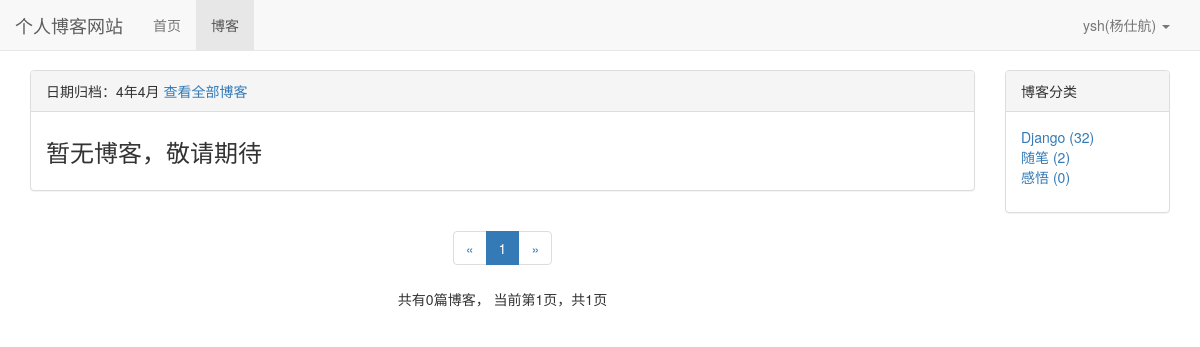
Screenshot of /blog/date/4/4 (signed in) with the database file from the repository.
### user/models.py (models this page shows, shortened)
class Profile(models.Model):
    user = models.OneToOneField(User, on_delete=models.CASCADE, verbose_name='昵称')
    nickname = models.CharField(max_length=20)

### blog/models.py (models this page shows, shortened)
class BlogType(models.Model):
    type_name = models.CharField(max_length=15)

### blog/views.py (the view)
# urls.py: path('date/<int:year>/<int:month>', views.blogs_with_date, name="blogs_with_date"),
def blogs_with_date(request, year, month):
    blogs_all_list = Blog.objects.filter(created_time__year=year, created_time__month=month)
    context = get_blog_list_common_data(request, blogs_all_list)
    context['blogs_with_date'] = '%s年%s月' % (year, month)
    return render(request, 'blog/blogs_with_date.html', context)

### user/context_processors.py (called while the page is built)
def login_modal_form(request):
    return {'login_modal_form': LoginForm()}

### user/models.py (called while the page is built)
def get_nickname(self):
    if Profile.objects.filter(user=self).exists():
        profile = Profile.objects.get(user=self)
        return profile.nickname
    else:
        return ''

def has_nickname(self):
    return Profile.objects.filter(user=self).exists()

### blog/templates/blog/blogs_with_date.html (shortened to what this page needs)
{% extends 'blog/blog_list.html' %}
{% block blog_list_title %}
    日期归档：{{ blogs_with_date }}
    <a href="{% url 'blog_list' %}">查看全部博客</a>
{% endblock %}

### blog/templates/blog/blog_list.html (shortened to what this page needs)
{% extends 'base.html' %}
{% block nav_blog_active %}active{% endblock %}
{% load static %}
{% load comment_tags %}
{% load likes_tags %}
{% block header_extends %}
    <link rel="stylesheet" href="{% static 'blog/blog.css' %}">
{% endblock %}
{% block content %}
    <div class="container">
        <div class="row">
            <div class="col-xs-12 col-sm-8 col-md-9 col-lg-10">
                <div class="panel panel-default">
                    <div class="panel-heading">{% block blog_list_title %}博客列表{% endblock %}</div>
                    <div class="panel-body">
                        {% for blog in blogs %}
                            <div class="blog">
                                <h3><a href="{% url 'blog_detail' blog.pk %}">{{ blog.title }}</a></h3>
                                <p class="blog-info">
                                    <span class="glyphicon glyphicon-tag"></span> <a href="{% url 'blogs_with_type' blog.blog_type.pk %}">{{ blog.blog_type }}</a>&nbsp;&nbsp;
                                    <span class="glyphicon glyphicon-time"></span> {{ blog.created_time|date:"Y-m-d" }}&nbsp;&nbsp;
                                    阅读({{ blog.get_read_num }})&nbsp;&nbsp;
                                    评论({% get_comment_count blog %})&nbsp;&nbsp;
                                    点赞({% get_like_count blog %})
                                </p>
                                <p>{{ blog.content|striptags|truncatechars:120 }}</p>
                            </div>
                        {% empty %}
                            <div class="blog">
                                <h3>暂无博客，敬请期待</h3>
                            </div>
                        {% endfor %}
                    </div>
                </div>
                <div class="paginator">
                    <ul class="pagination">
                        <li>
                            {% if page_of_blogs.has_previous %}
                                <a href="?page={{ page_of_blogs.previous_page_number }}" aria-label="Previous">
                                    <span aria-hidden="true">&laquo;</span>
                                </a>
                            {% else %}
                                <span aria-hidden="true">&laquo;</span>
                            {% endif %}
                        </li>
                        {% for page_num in page_range %}
                            {% if page_num == page_of_blogs.number %}
                                <li class="active"><span>{{ page_num }}</span></li>
                            {% else %}
                                {% if page_num == '...' %}
                                    <li><span>{{ page_num }}</span></li>
                                {% else %}
                                    <li><a href="?page={{ page_num }}">{{ page_num }}</a></li>
                                {% endif %}
                            {% endif %}
                        {% endfor %}
                        <li>
                            {% if page_of_blogs.has_next %}
                                <a href="?page={{ page_of_blogs.next_page_number }}" aria-label="Next">
                                    <span aria-hidden="true">&raquo;</span>
                                </a>
                            {% else %}
                                <span aria-hidden="true">&raquo;</span>
                            {% endif %}
                        </li>
                    </ul>
                    <p>
                        共有{{ page_of_blogs.paginator.count }}篇博客，
                        当前第{{ page_of_blogs.number }}页，共{{ page_of_blogs.paginator.num_pages }}页
                    </p>
                </div>
            </div>
            <div class="hidden-xs col-sm-4 col-md-3 col-lg-2">
                <div class="panel panel-default">
                    <div class="panel-heading">博客分类</div>
                    <div class="panel-body">
                        <ul class="blog-types">
                            {% for blog_type in blog_types %}
                                <li>
                                    <a href="{% url 'blogs_with_type' blog_type.pk %}">
                                        {{ blog_type.type_name }} ({{ blog_type.blog_count }})
                                    </a>
                                </li>
                            {% empty %}
                                <li>暂无分类</li>
                            {% endfor %}
                        </ul>
                    </div>
                </div>
            </div>
        </div>
    </div>
{% endblock %}

### templates/base.html (shortened to what this page needs)
{% load static %}
<!DOCTYPE html>
<html lang="zh-CN">
<head>
    <link rel="stylesheet" href="{% static 'base.css' %}">
    <link rel="stylesheet" href="{% static 'bootstrap-3.3.7/css/bootstrap.min.css' %}">
    {% block header_extends %}{% endblock %}
</head>
<body>
    <div class="navbar navbar-default navbar-fixed-top" role="navigation">
        <div class="container-fluid">
            <div class="navbar-header">
                <a class="navbar-brand" href="{% url 'home' %}">个人博客网站</a>
            </div>
            <div id="navbar-collapse" class="collapse navbar-collapse">
                <ul class="nav navbar-nav">
                    <li class="{% block nav_home_active %}{% endblock %}">
                        <a href="{% url 'home' %}">首页</a>
                    </li>
                    <li class="{% block nav_blog_active %}{% endblock %}">
                        <a href="{% url 'blog_list' %}">博客</a>
                    </li>
                </ul>
                <ul class="nav navbar-nav navbar-right">
                    {% if not user.is_authenticated %}
                        <li>
                            <a href="{% url 'login' %}?from={{ request.get_full_path }}">登录</a>
                        </li>
                        <li>
                            <a href="{% url 'register' %}?from={{ request.get_full_path }}">注册</a>
                        </li>
                    {% else %}
                        <li class="dropdown">
                            <a href="#" class="dropdown-toggle" data-toggle="dropdown" role="button">
                                {% if user.has_nickname %}
                                    {{ user.username }}({{ user.get_nickname }})
                                {% else %}
                                    {{ user.username }}
                                {% endif %}
                                <span class="caret"></span>
                            </a>
                        </li>
                    {% endif %}
                </ul>
            </div>
        </div>
    </div>
    {% block content %}{% endblock %}
</body>
</html>

### static/base.css (style rules this page uses)
* { margin: 0; padding: 0; }
body { margin-top: 70px!important; }
ul { list-style-type: none!important; }
ul.navbar-right { margin-right: 0; }

### blog/static/blog/blog.css (style rules this page uses)
ul.blog-types { list-style-type: none; }
div.blog h3 { margin-top: 0.5em; }
div.paginator { text-align: center; }

### rows the page displays
BlogType: type_name "Django", blog_count "32"
BlogType: type_name "随笔", blog_count "2"
BlogType: type_name "感悟", blog_count "0"

### other values shown
{{ user.username }} "ysh"
{{ user.get_nickname }} "杨仕航"
{{ blogs_with_date }} "4年4月"
{{ page_num }} "1"
{{ page_of_blogs.paginator.count }} "0"
{{ page_of_blogs.number }} "1"
{{ page_of_blogs.paginator.num_pages }} "1"
